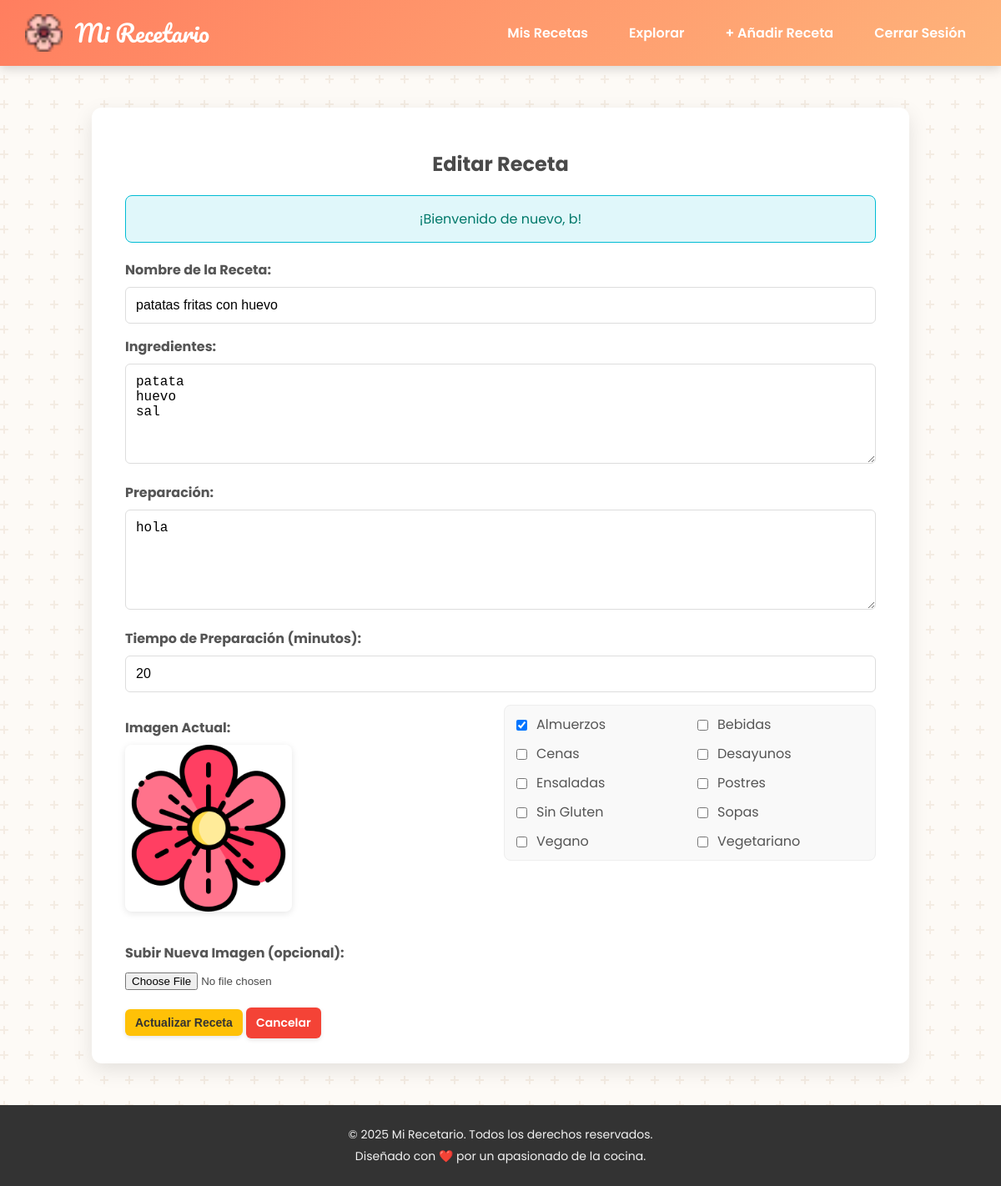
/edit_recipe.php?id=11 (signed in), run on the app's committed database.
### tables this page shows
CREATE TABLE IF NOT EXISTS `recetas` (
  `id_receta` int NOT NULL AUTO_INCREMENT,
  `id_usuario` int NOT NULL,
  `nombre_receta` varchar(100) NOT NULL,
  `ingredientes` text NOT NULL,
  `preparacion` text NOT NULL,
  `tiempo_preparacion_minutos` int DEFAULT NULL,
  `fecha_creacion` datetime DEFAULT CURRENT_TIMESTAMP,
  `imagen_url` varchar(100) NOT NULL,
  PRIMARY KEY (`id_receta`),
  KEY `id_usuario` (`id_usuario`)
);

CREATE TABLE IF NOT EXISTS `categorias` (
  `id_categoria` int NOT NULL AUTO_INCREMENT,
  `nombre_categoria` varchar(100) NOT NULL,
  PRIMARY KEY (`id_categoria`),
  UNIQUE KEY `nombre_categoria` (`nombre_categoria`)
);

### public/edit_recipe.php (the view, shortened to what this page needs)
<?php
require_once '../includes/header.php';
require_once '../includes/db_connect.php';
$user_id = $_SESSION['user_id'];
$recipe = null;
$id_receta = null;
if (isset($_GET['id']) && is_numeric($_GET['id'])) {
    $id_receta = $_GET['id'];
} elseif (isset($_POST['id_receta']) && is_numeric($_POST['id_receta'])) {
    $id_receta = $_POST['id_receta'];
} else {
    $_SESSION['message'] = '<p class="message error">ID de receta no válido para editar.</p>';
    header('Location: dashboard.php');
    exit();
}
try {
    $stmt = $pdo->prepare("SELECT * FROM recetas WHERE id_receta = ? AND id_usuario = ?");
    $stmt->execute([$id_receta, $user_id]);
    $recipe = $stmt->fetch();
} catch (\PDOException $e) {
    error_log("Error al cargar receta: " . $e->getMessage());
    $_SESSION['message'] = '<p class="message error">Error al cargar la receta.</p>';
    header('Location: dashboard.php');
    exit();
}
try {
    $stmt = $pdo->query("SELECT id_categoria, nombre_categoria FROM categorias ORDER BY nombre_categoria");
    $categorias = $stmt->fetchAll();
    $stmt = $pdo->prepare("SELECT id_categoria FROM recetas_categorias WHERE id_receta = ?");
    $stmt->execute([$id_receta]);
    $categorias_receta = $stmt->fetchAll(PDO::FETCH_COLUMN);
} catch (\PDOException $e) {
    error_log("Error al cargar categorías: " . $e->getMessage());
    $categorias = [];
    $categorias_receta = [];
}
$nombre_receta = $recipe['nombre_receta'];
$ingredientes = $recipe['ingredientes'];
$preparacion = $recipe['preparacion'];
$tiempo_preparacion_minutos = $recipe['tiempo_preparacion_minutos'];
?>
<div class="form-container">
    <h2>Editar Receta</h2>
    <?php if (isset($_SESSION['message'])): ?>
        <?php echo $_SESSION['message']; ?>
    <?php endif; ?>
    <form action="edit_recipe.php" method="POST" enctype="multipart/form-data">
        <label for="nombre_receta">Nombre de la Receta:</label>
        <input type="text" id="nombre_receta" name="nombre_receta" value="<?php echo htmlspecialchars($nombre_receta); ?>" required>
        <div class="form-group">
<label for="ingredientes">Ingredientes:</label>
        <textarea id="ingredientes" name="ingredientes" required><?php echo htmlspecialchars($ingredientes); ?></textarea>
        </div>
        <div class="form-group">
<label for="preparacion">Preparación:</label>
        <textarea id="preparacion" name="preparacion" required><?php echo htmlspecialchars($preparacion); ?></textarea>
        </div>
        <label for="tiempo_preparacion_minutos">Tiempo de Preparación (minutos):</label>
        <input type="number" id="tiempo_preparacion_minutos" name="tiempo_preparacion_minutos" value="<?php echo htmlspecialchars($tiempo_preparacion_minutos); ?>" min="0">
        <div class="image-categories-container">
            <div class="image-container">
                <label>Imagen Actual:</label>
                <?php if (!empty($recipe['imagen_url']) && file_exists($recipe['imagen_url'])): ?>
                    <img src="<?php echo htmlspecialchars($recipe['imagen_url']); ?>"
                         alt="Imagen actual de la receta"
                         class="current-image">
                <?php else: ?>
                    <img src="img/flor-de-cerezo.png"
                         alt="Imagen por defecto"
                         class="current-image">
                <?php endif; ?>
                <label for="imagen">Subir Nueva Imagen (opcional):</label>
                <input type="file" id="imagen" name="imagen" accept="image/jpeg,image/png,image/gif">
            </div>
            <div class="categorias-container">
                <?php foreach ($categorias as $categoria): ?>
                    <div class="categoria-checkbox">
                        <input type="checkbox"
                               id="categoria_<?php echo $categoria['id_categoria']; ?>"
                               name="categorias[]"
                               value="<?php echo $categoria['id_categoria']; ?>"
                               <?php echo in_array($categoria['id_categoria'], $categorias_receta) ? 'checked' : ''; ?>>
                        <label for="categoria_<?php echo $categoria['id_categoria']; ?>">
                            <?php echo htmlspecialchars($categoria['nombre_categoria']); ?>
                        </label>
                    </div>
                <?php endforeach; ?>
            </div>
        </div>
        <div class="form-actions">
            <button type="submit" class="btn btn-warning">Actualizar Receta</button>
            <a href="dashboard.php" class="btn btn-danger">Cancelar</a>
        </div>
    </form>
</div>
<?php
require_once '../includes/footer.php';
?>

### public/css/style.css (style rules this page uses)
html { box-sizing: border-box; }
*, *:before, *:after { box-sizing: inherit; }
body { font-family: 'Poppins', sans-serif; background-color: #fdfaf6; color: #4a4a4a; margin: 0; display: flex; flex-direction: column; min-height: 100vh; overflow-x: hidden; }
.container, .dashboard-container, .form-container, .recipe-detail-container, .explore-container { background-color: #ffffff; padding: 30px 40px; border-radius: 12px; box-shadow: 0 8px 25px rgba(0, 0, 0, 0.1); width: 100%; max-width: 980px; margin: 30px auto; text-align: center; }
form { text-align: left; }
label { display: block; margin-bottom: 8px; color: #555; font-weight: bold; }
input[type="text"], input[type="email"], input[type="password"], input[type="number"], textarea, select { width: 100%; padding: 12px; margin-bottom: 15px; border: 1px solid #ddd; border-radius: 6px; font-size: 16px; box-sizing: border-box; }
textarea { min-height: 120px; resize: vertical; }
.btn, button { background: #ff7e5f; color: white; padding: 8px 12px; border: none; border-radius: 6px; cursor: pointer; font-size: 14px; font-weight: 600; text-decoration: none; display: inline-block; transition: background-color 0.3s, transform 0.2s, box-shadow 0.3s; box-shadow: 0 2px 5px rgba(0, 0, 0, 0.1); }
.btn-danger { background-color: #f44336; }
.btn-warning { background-color: #ffc107; color: #333; }
.message { background-color: #e0f7fa; color: #00796b; border: 1px solid #00bcd4; padding: 15px; border-radius: 8px; margin-bottom: 20px; text-align: center; }
.image-categories-container { display: flex; flex-wrap: wrap; gap: 30px; margin-bottom: 20px; align-items: flex-start; }
.image-container { flex: 1; min-width: 280px; }
.image-container label { margin-top: 15px; }
.current-image { max-width: 100%; height: 200px; object-fit: cover; border-radius: 8px; box-shadow: 0 2px 8px rgba(0, 0, 0, 0.1); margin-bottom: 15px; }
.categorias-container { flex: 1; display: grid; grid-template-columns: repeat(auto-fit, minmax(150px, 1fr)); gap: 10px; padding: 10px; border: 1px solid #eee; border-radius: 8px; background-color: #f9f9f9; }
.categoria-checkbox { display: flex; align-items: center; gap: 8px; }
.categoria-checkbox input[type="checkbox"] { width: auto; margin-bottom: 0; }
.categoria-checkbox label { margin-bottom: 0; font-weight: normal; }

### data on the page
recetas: nombre_receta "patatas fritas con huevo", ingredientes "patata huevo sal", preparacion "hola", tiempo_preparacion_minutos "20", imagen_url (picture)
categorias: id_categoria "☑", nombre_categoria "Almuerzos"
categorias: nombre_categoria "Bebidas"
categorias: nombre_categoria "Cenas"
categorias: nombre_categoria "Desayunos"
categorias: nombre_categoria "Ensaladas"
categorias: nombre_categoria "Postres"
categorias: nombre_categoria "Sin Gluten"
categorias: nombre_categoria "Sopas"
categorias: nombre_categoria "Vegano"
categorias: nombre_categoria "Vegetariano"

### other printed values
$_SESSION['message'] "¡Bienvenido de nuevo, b!"
